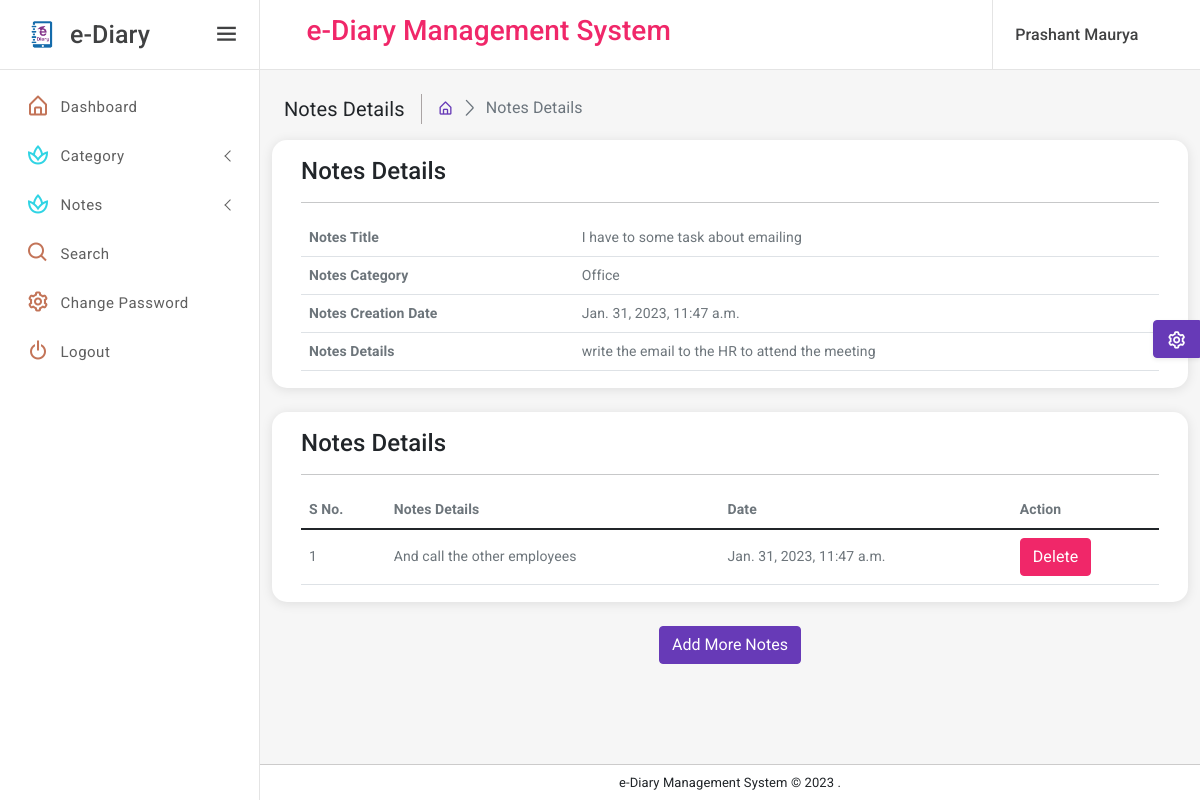
Screenshot of /viewNotes/6 (signed in) with the database file from the repository.
### eDiary/models.py (models this page shows, shortened)
class Notes(models.Model):
    signup = models.ForeignKey(Signup, on_delete=models.CASCADE, null=True)
    category = models.ForeignKey(Category, on_delete=models.CASCADE, null=True)
    noteTitle = models.CharField(max_length=150, null=True)
    noteDescription = models.CharField(max_length=250, null=True)
    CreationDate = models.DateTimeField(auto_now_add=True)

class Category(models.Model):
    signup = models.ForeignKey(Signup, on_delete=models.CASCADE, null=True)
    categoryName = models.CharField(max_length=150, null=True)
    CreationDate = models.DateTimeField(auto_now_add=True)

class Noteshistory(models.Model):
    note = models.ForeignKey(Notes, on_delete=models.CASCADE, null=True)
    signup = models.ForeignKey(Signup, on_delete=models.CASCADE, null=True)
    noteDetails = models.CharField(max_length=250, null=True)
    postingDate = models.DateTimeField(auto_now_add=True)

### eDiary/views.py (the view, shortened to what this page needs)
# urls.py: path('viewNotes/<int:pid>', viewNotes, name='viewNotes'),
def viewNotes(request,pid):
    if not request.user.is_authenticated:
        return redirect('user_login')
    notes = Notes.objects.get(id=pid)
    user = User.objects.get(id=request.user.id)
    signup = Signup.objects.get(user=user)
    noteshistory = Noteshistory.objects.filter(signup=signup)
    return render(request, 'viewNotes.html', locals())

### eDiary/templates/viewNotes.html (shortened to what this page needs)
{% extends 'userbase.html' %}
{% load static %}
{% block main %}
<div class="page-wrapper">
    <div class="page-content-wrapper">
        <div class="page-content">
            <div class="page-breadcrumb d-none d-sm-flex align-items-center mb-3">
                <div class="breadcrumb-title pe-3">Notes Details</div>
                <div class="ps-3">
                    <nav aria-label="breadcrumb">
                        <ol class="breadcrumb mb-0 p-0">
                            <li class="breadcrumb-item"><a href="{% url 'user_home' %}"><i
                                    class="bx bx-home-alt"></i></a>
                            </li>
                            <li class="breadcrumb-item active" aria-current="page">Notes Details</li>
                        </ol>
                    </nav>
                </div>
            </div>
            <div class="row">
                <div class="card radius-15 col-xl-12">
                    <div class="card-body">
                        <div class="card-title">
                            <h4 class="mb-0">Notes Details</h4>
                        </div>
                        <hr/>
                        <div class="table-responsive">
                            <table class="table mb-0">
                                <thead>
                                <tr>
                                    <th>Notes Title</th>
                                    <td>{{notes.noteTitle}}</td>
                                </tr>
                                <tr>
                                    <th>Notes Category</th>
                                    <td>{{notes.category.categoryName}}</td>
                                </tr>
                                <tr>
                                    <th>Notes Creation Date</th>
                                    <td>{{notes.CreationDate}}</td>
                                </tr>
                                <tr>
                                    <th>Notes Details</th>
                                    <td>{{notes.noteDescription}}</td>
                                </tr>
                                </thead>
                            </table>
                        </div>
                    </div>
                </div>
            </div>
            <div class="row">
                <div class="card radius-15 col-xl-12">
                    <div class="card-body">
                        <div class="card-title">
                            <h4 class="mb-0">Notes Details</h4>
                        </div>
                        <hr/>
                        <div class="table-responsive">
                            <table class="table mb-0">
                                <thead>
                                <tr>
                                    <th>S No.</th>
                                    <th>Notes Details</th>
                                    <th>Date</th>
                                    <th>Action</th>
                                </tr>
                                </thead>
                                <tbody>
                                {% for i in noteshistory %}
                                <tr>
                                    <td>{{forloop.counter}}</td>
                                    <td>{{i.noteDetails}}</td>
                                    <td>{{i.postingDate}}</td>
                                    <td><a href="{% url 'deleteNotesHistory' i.id %}" onclick="return confirm('Are you sure to Delete')" class="btn btn-danger">Delete</a></td>
                                </tr>
                                {% endfor %}
                                </tbody>
                            </table>
                        </div>
                    </div>
                </div>
            </div>
            <div align="center">
                <button class="btn btn-primary" type="button" data-bs-toggle="modal" data-bs-target="#exampleModal">Add
                    More Notes
                </button>
            </div>
        </div>
    </div>
</div>
{% endblock %}

### eDiary/templates/userbase.html (shortened to what this page needs)
{% load static %}
<!DOCTYPE html>
<html lang="en">
<head>
    <link href="{% static 'assets/plugins/vectormap/jquery-jvectormap-2.0.2.css' %}" rel="stylesheet"/>
    <link href="{% static 'assets/plugins/simplebar/css/simplebar.css' %}" rel="stylesheet"/>
    <link href="{% static 'assets/plugins/perfect-scrollbar/css/perfect-scrollbar.css' %}" rel="stylesheet"/>
    <link href="{% static 'assets/plugins/metismenu/css/metisMenu.min.css' %}" rel="stylesheet"/>
    <link href="{% static 'assets/css/pace.min.css' %}" rel="stylesheet"/>
    <link rel="stylesheet" href="{% static 'assets/css/bootstrap.min.css' %}"/>
    <link rel="stylesheet" href="{% static 'assets/css/icons.css' %}"/>
    <link rel="stylesheet" href="{% static 'assets/css/app.css' %}"/>
    <link rel="stylesheet" href="{% static 'assets/css/dark-sidebar.css' %}"/>
    <link rel="stylesheet" href="{% static 'assets/css/dark-theme.css' %}"/>
</head>
<body>
<div class="wrapper">
    <div class="sidebar-wrapper" data-simplebar="true">
        <div class="sidebar-header">
            <div class="">
                <img src="{% static 'assets/images/logo-icon.png' %}" class="logo-icon-2" alt=""/>
            </div>
            <div>
                <h4 class="logo-text">e-Diary</h4>
            </div>
            <a href="javascript:;" class="toggle-btn ms-auto"> <i class="bx bx-menu"></i>
            </a>
        </div>
        <ul class="metismenu" id="menu">
            <li>
                <a href="{% url 'user_home' %}">
                    <div class="parent-icon icon-color-8"><i class="bx bx-home-alt"></i>
                    </div>
                    <div class="menu-title">Dashboard</div>
                </a>
            </li>
            <li>
                <a class="has-arrow" href="javascript:;">
                    <div class="parent-icon icon-color-10"><i class="bx bx-spa"></i>
                    </div>
                    <div class="menu-title">Category</div>
                </a>
            </li>
            <li>
                <a class="has-arrow" href="javascript:;">
                    <div class="parent-icon icon-color-10"><i class="bx bx-spa"></i>
                    </div>
                    <div class="menu-title">Notes</div>
                </a>
            </li>
            <li>
                <a href="{% url 'searchNotes' %}">
                    <div class="parent-icon icon-color-8"><i class="bx bx-search"></i>
                    </div>
                    <div class="menu-title">Search</div>
                </a>
            </li>
            <li>
                <a href="{% url 'changePassword' %}">
                    <div class="parent-icon icon-color-8"><i class="bx bx-cog"></i>
                    </div>
                    <div class="menu-title">Change Password</div>
                </a>
            </li>
            <li>
                <a href="/logout">
                    <div class="parent-icon icon-color-8"><i class="bx bx-power-off"></i>
                    </div>
                    <div class="menu-title">Logout</div>
                </a>
            </li>
        </ul>
    </div>
    <header class="top-header">
        <nav class="navbar navbar-expand">
            <div class="flex-grow-1 search-bar">
                <div class="input-group">
                    <center><h3 class="text-danger">e-Diary Management System</h3></center>
                </div>
            </div>
            <div class="right-topbar ms-auto">
                <ul class="navbar-nav">
                    <li class="nav-item dropdown dropdown-user-profile">
                        <a class="nav-link dropdown-toggle dropdown-toggle-nocaret" href="javascript:;"
                           data-bs-toggle="dropdown">
                            <div class="d-flex user-box align-items-center">
                                <div class="user-info">
                                    <p class="user-name mb-0">{{request.user.first_name}} {{request.user.last_name}}</p>
                                </div>
                            </div>
                        </a>
                    </li>
                </ul>
            </div>
        </nav>
    </header>
    {% block main %}
    {% endblock %}
    <div class="footer">
        <p class="mb-0">e-Diary Management System &copy;
            .
        </p>
    </div>
</div>
<div class="switcher-body">
    <button class="btn btn-primary btn-switcher shadow-sm" type="button" data-bs-toggle="offcanvas"
            data-bs-target="#offcanvasScrolling" aria-controls="offcanvasScrolling"><i class="bx bx-cog bx-spin"></i>
    </button>
</div>
</body>
</html>

### rows the page displays
Notes: noteTitle "I have to some task about emailing", category.categoryName "Office", CreationDate "Jan. 31, 2023, 11:47 a.m.", noteDescription "write the email to the HR to attend the meeting"
Noteshistory: noteDetails "And call the other employees", postingDate "Jan. 31, 2023, 11:47 a.m."

### other values shown
{{ request.user.first_name }} "Prashant"
{{ request.user.last_name }} "Maurya"
